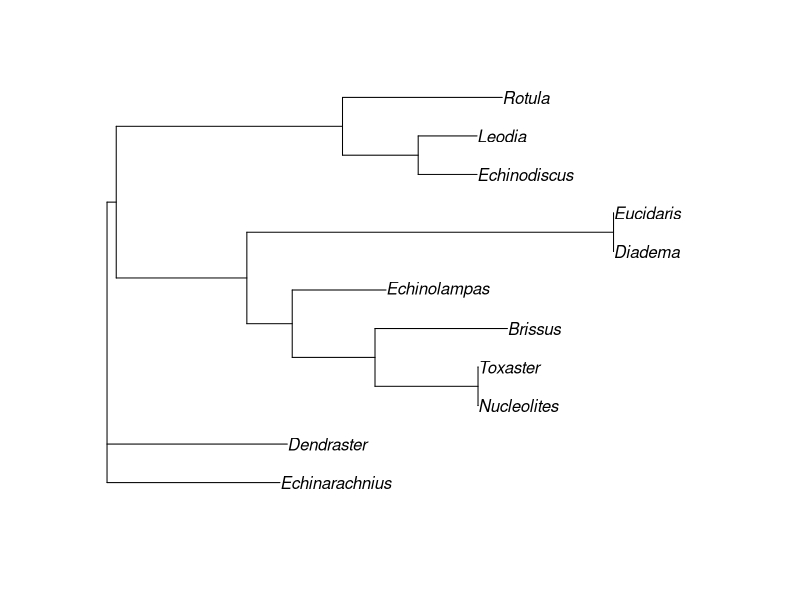
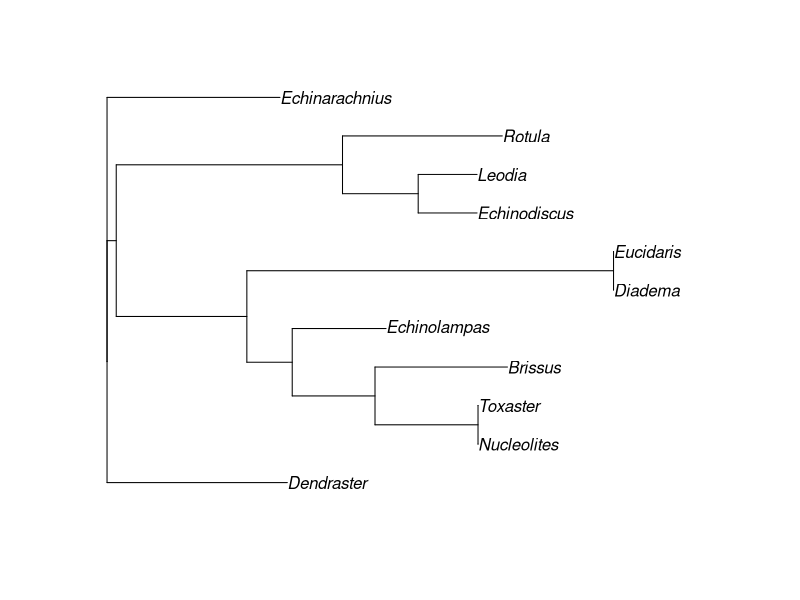
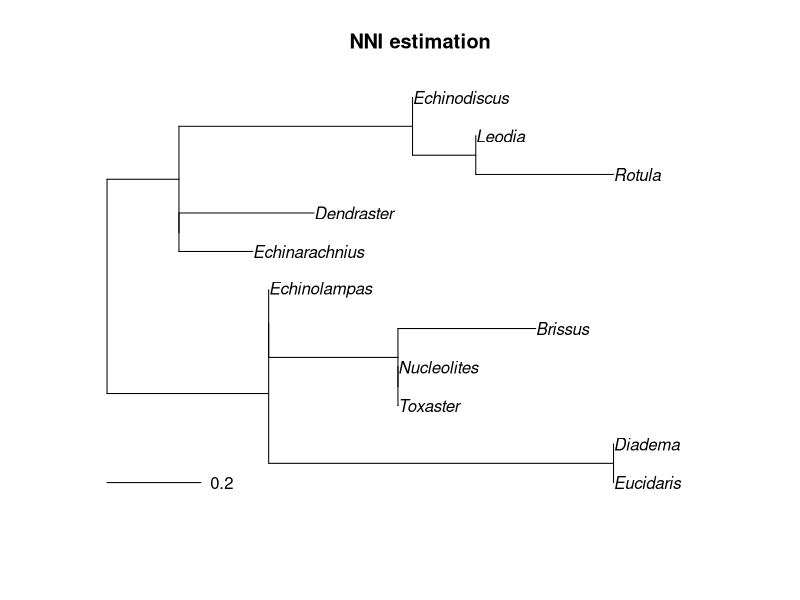
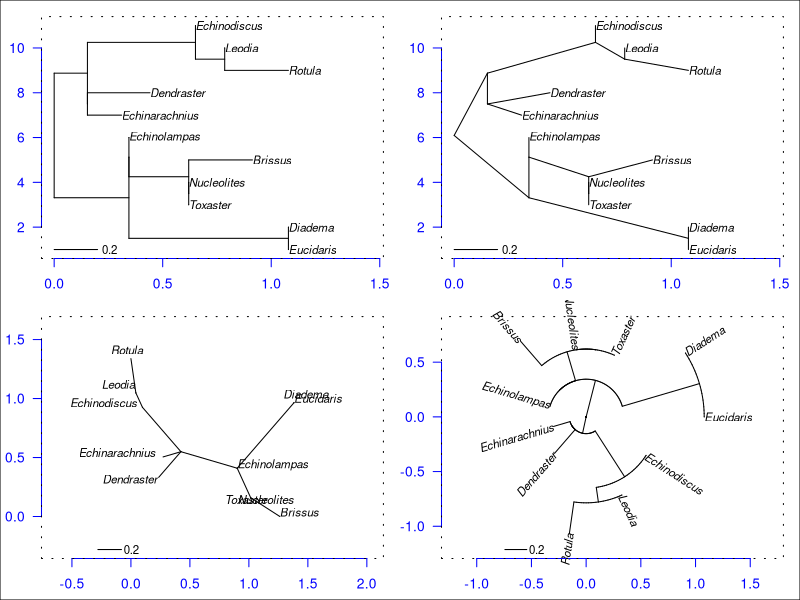

Reproduce these figures in R, in order.
## ---- chunk 1
library(phangorn)
library(ape)
## ---- chunk 2
Character_matrix <- read.csv(file="data/character_matrix.csv", 
                             header=T, 
                             sep=";", 
                             colClasses=rep("character", 8), # if you have 8 characters
                             row.names = 1) 
## ---- chunk 3
mm_pd <- phangorn::phyDat(as.matrix(Character_matrix), 
                          type = "USER", 
                          levels = 0:8)
## ---- chunk 4
dm = phangorn::dist.hamming(mm_pd)
dm
## ---- chunk 5
start_tree <- ape::nj(dm)
plot(start_tree)
## ---- chunk 6
tree_start <- start_tree$tree
outgroup <- "Echinarachnius" # just an example
rooted_start_tree <- ape::root(start_tree, 
                       outgroup, 
                       resolve.root = TRUE,
                       edgelabel=TRUE)
plot(rooted_start_tree) 
## ---- chunk 7
ml_nni <- phangorn::pml_bb(mm_pd,
             start = start_tree,
             model="ER+ASC", 
             rearrangement = "NNI")
plot(ml_nni,
     main = "NNI estimation")
## ---- chunk 8
ml_nni
## ---- chunk 9
plot_axes <- function() {
 col <- "blue"
 for (i in 1:2)
 axis(i, col = col, col.ticks = col, col.axis = col, las = 1)
 box(lty = "19")
 }
## ---- chunk 10
layout(matrix(1:4, 2, 2, byrow = TRUE))
par(xpd = TRUE,
    mar = c(2.5, 2.5, 1, 1))
plot(ml_nni); plot_axes()
plot(ml_nni, "c"); plot_axes()
plot(ml_nni, "u"); plot_axes()
plot(ml_nni, "f"); plot_axes()
box("outer")
